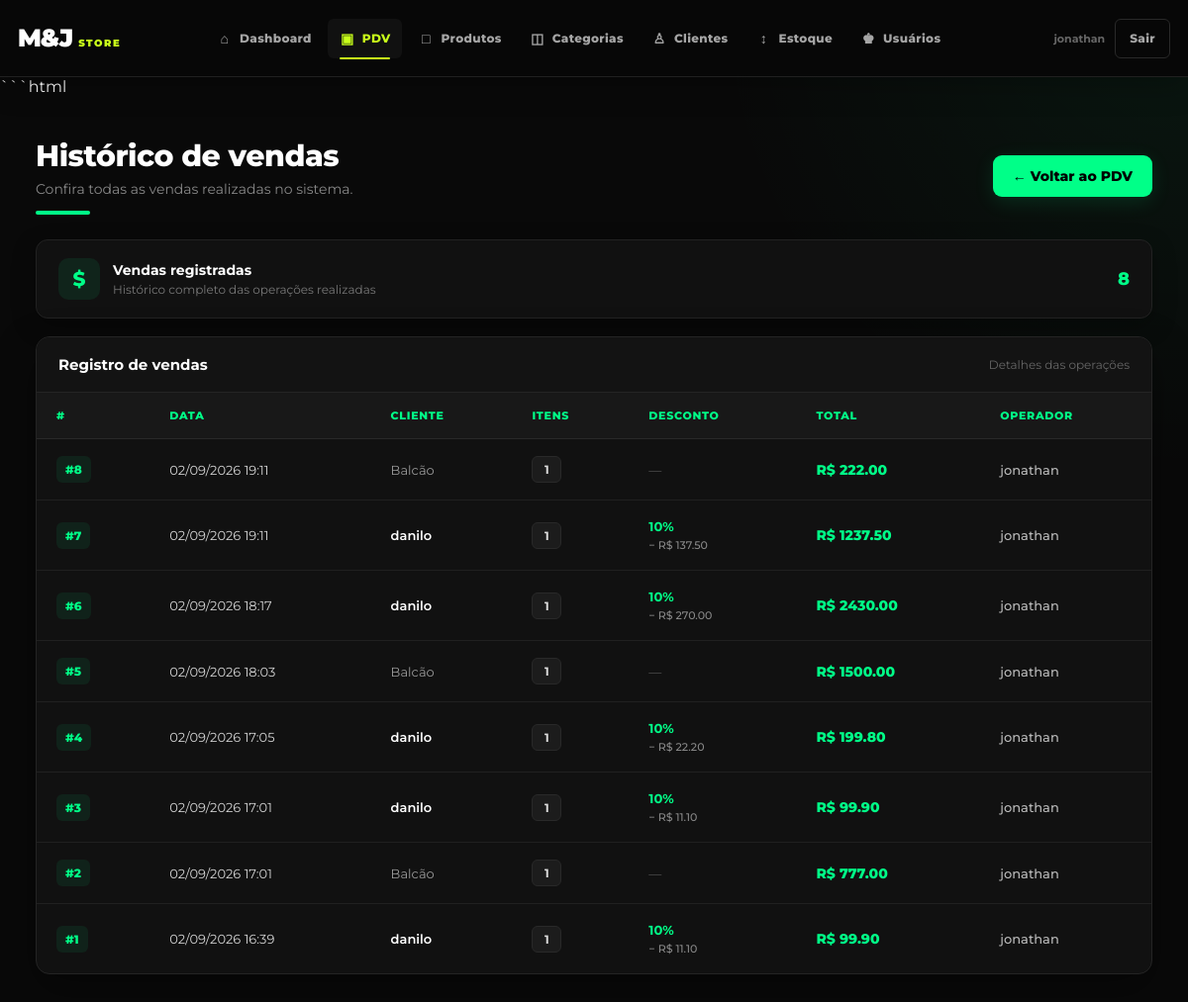
/pdv/historico (signed in), run on an earlier commit of the app's database.
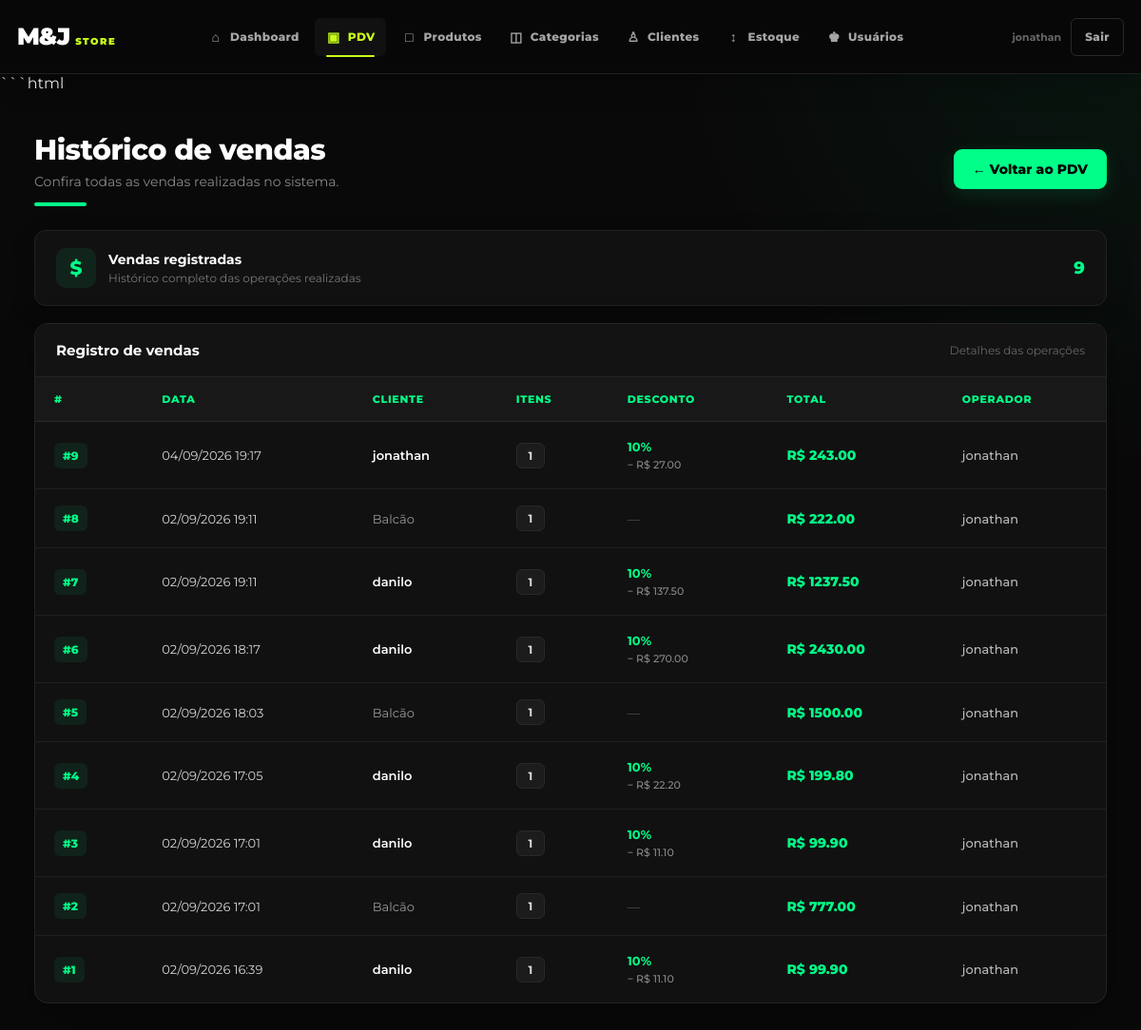
And on a later commit of the database.
### app/models/usuarios.py (models this page shows)
class Usuario(Base):
    __tablename__ = "usuarios"
    id = Column(Integer, primary_key=True, autoincrement=True)
    nome = Column(String(100), nullable=False)
    email = Column(String(150), unique=True, nullable=False)
    senha_hash = Column(String(255), nullable=False)
    role = Column(String(20), nullable=False, default="operador")
    ativo = Column(Boolean, default=True)
    criando_em = Column(DateTime, server_default=func.now())

### app/models/venda.py (models this page shows, shortened)
class Venda(Base):
    __tablename__ = "vendas"
    id         = Column(Integer, primary_key=True, index=True)
    cliente_id = Column(
        Integer,
        ForeignKey("clientes.id", ondelete="SET NULL"),
        nullable=True
    )
    usuario_id = Column(
        Integer,
        ForeignKey("usuarios.id", ondelete="SET NULL"),
        nullable=True
    )
    desconto_percentual = Column(Float, nullable=False, default=0.0)
    total_bruto  = Column(Float, nullable=False, default=0.0)
    total_liquido = Column(Float, nullable=False, default=0.0)
    observacao = Column(String(255), nullable=True)
    criado_em = Column(DateTime, server_default=func.now())
    cliente = relationship("Cliente", back_populates="vendas")
    usuario = relationship("Usuario", backref="vendas")
    itens   = relationship(
        "ItemVenda",
        back_populates="venda",
        cascade="all, delete-orphan"  # deleta itens se a venda for deletada
    )

### app/models/cliente.py (models this page shows)
class Cliente(Base):
    __tablename__ = "clientes"
    id = Column(
        Integer,
        primary_key=True,
        index=True
    )
    nome = Column(
        String(150),
        nullable=False
    )
    matricula = Column(
        String(100),
        unique=True,
        nullable=True
    )
    telefone = Column(
        String(30),
        nullable=True
    )
    is_associado = Column(
        Boolean,
        default=False,
        nullable=False
    )
    ativo = Column(
        Boolean,
        default=True,
        nullable=False
    )
    desconto_percentual = Column(
        Float,
        default=0.0,
        nullable=False
    )
    criado_em = Column(
        DateTime,
        server_default=func.now(),
        nullable=False
    )
    vendas = relationship(
        "Venda",
        back_populates="cliente"
    )

### app/controllers/pdv_controller.py (the view)
@router.get("/historico")
def historico_vendas(
    request: Request,
    db: Session = Depends(get_db),
    usuario=Depends(
        get_usuario_logado
    )
):
    vendas = (
        db.query(Venda)
        .order_by(
            Venda.criado_em.desc()
        )
        .limit(100)
        .all()
    )
    return templates.TemplateResponse(
        request=request,
        name="pdv/historico.html",
        context={
            "request":
                request,
            "usuario":
                usuario,
            "vendas":
                vendas
        }
    )

### app/templates/pdv/historico.html (shortened to what the changed rows need)
<!DOCTYPE html>
<html lang="pt-br">
<head>
    <link rel="stylesheet" href="/static/css/navbar.css">
</head>
<body>
    {% include "shared/navbar.html" %}
    <main class="container">
        <div class="topo">
            <div class="titulo-area">
                <h1>Histórico de vendas</h1>
            </div>
        </div>
        <div class="resumo">
            <div class="resumo-info">
                <div class="resumo-icone">
                </div>
                <div class="resumo-texto">
                </div>
            </div>
            <div class="contador">
                {{ vendas | length }}
            </div>
        </div>
        <div class="tabela-card">
            <div class="tabela-topo">
                <h2>Registro de vendas</h2>
            </div>
            <div class="tabela-container">
                <table>
                    <thead>
                        <tr>
                            <th>#</th>
                            <th>Data</th>
                            <th>Cliente</th>
                            <th>Itens</th>
                            <th>Desconto</th>
                            <th>Total</th>
                            <th>Operador</th>
                        </tr>
                    </thead>
                    <tbody>
                        {% for v in vendas %}
                        <tr>
                            <td>
                                <a href="/pdv/venda/{{ v.id }}" class="venda-link">
                                    #{{ v.id }}
                                </a>
                            </td>
                            <td>
                                {{ v.criado_em.strftime('%d/%m/%Y %H:%M') }}
                            </td>
                            <td>
                                {% if v.cliente %}
                                <span class="cliente">
                                    {{ v.cliente.nome }}
                                </span>
                                {% else %}
                                <span class="cliente-balcao">
                                    Balcão
                                </span>
                                {% endif %}
                            </td>
                            <td>
                                <span class="quantidade">
                                    {{ v.itens | length }}
                                </span>
                            </td>
                            <td>
                                {% if v.desconto_percentual > 0 %}
                                <span class="desconto">
                                    {{ v.desconto_percentual|int }}%
                                    <br>
                                    <small>
                                        − R$ {{ "%.2f"|format(v.desconto_valor) }}
                                    </small>
                                </span>
                                {% else %}
                                <span class="sem-desconto">
                                    —
                                </span>
                                {% endif %}
                            </td>
                            <td class="total">
                                R$ {{ "%.2f"|format(v.total_liquido) }}
                            </td>
                            <td>
                                <span class="operador">
                                    {{ v.usuario.nome if v.usuario else "—" }}
                                </span>
                            </td>
                        </tr>
                        {% endfor %}
                    </tbody>
                </table>
            </div>
        </div>
    </main>
</body>
</html>

### app/templates/shared/navbar.html (shortened to what this page needs)
<nav class="app-navbar" aria-label="Navegação principal">
    <div class="app-navbar-inner">
        <a href="/" class="app-navbar-brand" aria-label="M&J Store - Dashboard">
            <span class="app-navbar-brand-main">M&J</span>
            <span class="app-navbar-brand-sub">STORE</span>
        </a>
        <div class="app-navbar-menu" id="app-navbar-menu">
            <div class="app-navbar-links">
                <a href="/" class="app-navbar-link {% if request.url.path == '/' %}active{% endif %}">
                    <span class="app-navbar-icon">⌂</span>
                    Dashboard
                </a>
                <a href="/pdv" class="app-navbar-link {% if request.url.path.startswith('/pdv') %}active{% endif %}">
                    <span class="app-navbar-icon">▣</span>
                    PDV
                </a>
                <a href="/produtos" class="app-navbar-link {% if request.url.path.startswith('/produtos') %}active{% endif %}">
                    <span class="app-navbar-icon">□</span>
                    Produtos
                </a>
                <a href="/categorias" class="app-navbar-link {% if request.url.path.startswith('/categorias') %}active{% endif %}">
                    <span class="app-navbar-icon">◫</span>
                    Categorias
                </a>
                <a href="/clientes" class="app-navbar-link {% if request.url.path.startswith('/clientes') %}active{% endif %}">
                    <span class="app-navbar-icon">♙</span>
                    Clientes
                </a>
                <a href="/movimentacoes" class="app-navbar-link {% if request.url.path.startswith('/movimentacoes') %}active{% endif %}">
                    <span class="app-navbar-icon">↕</span>
                    Estoque
                </a>
                {% if usuario and usuario.get('role') == 'admin' %}
                <a href="/usuarios" class="app-navbar-link {% if request.url.path.startswith('/usuarios') %}active{% endif %}">
                    <span class="app-navbar-icon">♚</span>
                    Usuários
                </a>
                {% endif %}
            </div>
            <div class="app-navbar-actions">
                <span class="app-navbar-user">
                    {% if usuario %}
                        {{ usuario.nome or usuario.get('nome') or usuario.email or usuario.get('email') or 'Usuário' }}
                    {% else %}
                        Sistema
                    {% endif %}
                </span>
                <a href="/auth/logout" class="app-navbar-logout">Sair</a>
            </div>
        </div>
    </div>
</nav>

What changed in the data, as far as the page shows it:
no longer on this page (row unchanged): Usuario: nome "jonathan"
added Venda: id "9", criado_em "04/09/2026 19:17", cliente.nome "jonathan", itens|length "1", desconto_percentual "10", desconto_valor "27.00", total_liquido "243.00", usuario "jonathan"
Also different on the page:
{{ vendas | length }}: "8" → "9"
text now shown: "jonathan"
